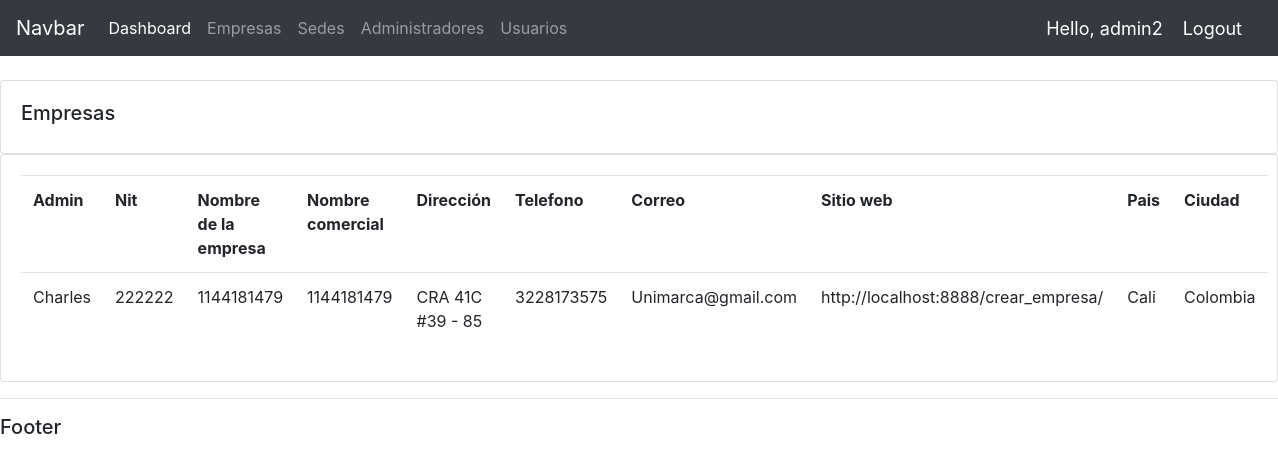
Page /empresas (signed in) on the committed database.
### accounts/models.py (models this page shows, shortened)
class Empresa(models.Model):
    admin = models.ForeignKey(Administrador, on_delete=models.CASCADE, null=True)
    nit = models.CharField(max_length=10, null=True)
    nombreEmpresa = models.CharField(max_length=100, null=True)
    nombreComercialEmpresa = models.CharField(max_length=100, null=True)
    direccion = models.CharField(max_length=50, null=True)
    telefono = models.CharField(max_length=10, null=True)
    correo = models.EmailField()
    sitioWeb = models.URLField(max_length=50)
    ciudad = models.CharField(max_length=20, null=True)
    pais = models.CharField(max_length=10, null=True)

class Administrador(models.Model):
    nombre = models.CharField(max_length=100, null=True)
    apellido = models.CharField(max_length=100, null=True)
    correo = models.EmailField()
    def __str__(self):
        return self.nombre

### accounts/views.py (the view)
# urls.py: path('empresas', views.empresa, name="empresas"),
@login_required(login_url='login')
def empresa(request):
    empresas = Empresa.objects.all()
    return render(request, 'accounts/empresas.html', {'empresas':empresas})

### accounts/templates/accounts/empresas.html
{% extends 'accounts/main.html' %} {% block content %}
<br />
<div class="row">
  <div class="col-md">
    <div class="card card-body">
      <h5>Empresas</h5>
    </div>
    <div class="card card-body">
      <table class="table">
        <tr>
          <th>Admin</th>
          <th>Nit</th>
          <th>Nombre de la empresa</th>
          <th>Nombre comercial</th>
          <th>Dirección</th>
          <th>Telefono</th>
          <th>Correo</th>
          <th>Sitio web</th>
          <th>Pais</th>
          <th>Ciudad</th>
        </tr>
        {% for i in empresas%}
        <tr>
          <td>{{i.admin}}</td>
          <td>{{i.nit}}</td>
          <td>{{i.nombreEmpresa}}</td>
          <td>{{i.nombreComercialEmpresa}}</td>
          <td>{{i.direccion}}</td>
          <td>{{i.telefono}}</td>
          <td>{{i.correo}}</td>
          <td>{{i.sitioWeb}}</td>
          <td>{{i.ciudad}}</td>
          <td>{{i.pais}}</td>
        </tr>
        {% endfor %}
      </table>
    </div>
  </div>
</div>
{% endblock %}

### accounts/templates/accounts/main.html (shortened to what this page needs)
<!DOCTYPE html>
<html>
    <head>
        <link rel="stylesheet" href="https://cdn.jsdelivr.net/npm/bootstrap@4.3.1/dist/css/bootstrap.min.css">
    </head>
    <body>
        {% include 'accounts/navbar.html' %}
        {% block content %}
        {% endblock %}
        <hr>
        <h5>Footer</h5>
    </body>
</html>

### accounts/templates/accounts/navbar.html (shortened to what this page needs)
<nav class="navbar navbar-expand-lg navbar-dark bg-dark">
  <a class="navbar-brand" href="#">Navbar</a>
  <div class="collapse navbar-collapse" id="navbarNavDropdown">
    <ul class="navbar-nav">
      <li class="nav-item active">
        <a class="nav-link" href="{% url 'home' %}">Dashboard</a>
      </li>
      <li class="nav-item">
        <a class="nav-link" href="{% url 'empresas' %}">Empresas</a>
      </li>
      <li class="nav-item">
        <a class="nav-link" href="{% url 'sedes' %}">Sedes</a>
      </li>
      <li class="nav-item">
        <a class="nav-link" href="">Administradores</a>
      </li>
      <li class="nav-item">
        <a class="nav-link" href="#">Usuarios</a>
      </li>
    </ul>
  </div>
  <span class="hello-msg">Hello, {{ request.user}}</span>
  <span><a class="hello-msg" href="{% url 'logout' %}">Logout</a></span>
</nav>

### accounts/templates/accounts/navbar.html (style rules this page uses)
.hello-msg { font-size: 18px; color: #fff; margin-right: 20px; }

### rows in the picture
Empresa: admin "Charles", nit "222222", nombreEmpresa "1144181479", nombreComercialEmpresa "1144181479", direccion "CRA 41C #39 - 85", telefono "3228173575", correo "Unimarca@gmail.com", sitioWeb "http://localhost:8888/crear_empresa/", ciudad "Cali", pais "Colombia"

### other values in the picture
{{ request.user }} "admin2"
